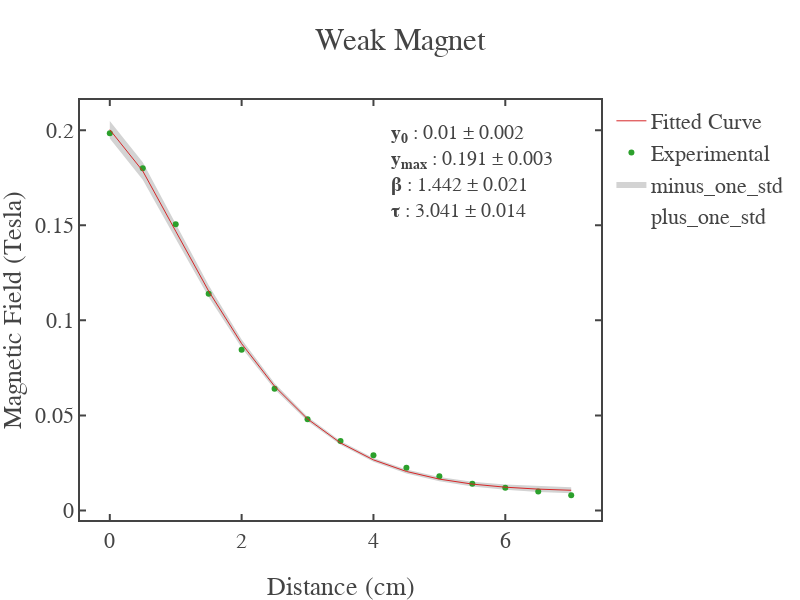

The code cell stored with this chart in its notebook:
### Markdown cell above
### Plots

### Code cell
fig = go.Figure()

fig.add_scatter(x=big_distance,y=Stretched_curveFit(big_distance,*(big_coefficient+big_error_bars)),
                mode='lines',line=dict(width=0.01),name='plus_one_std')
fig.add_scatter(x=big_distance,y=Stretched_curveFit(big_distance,*(big_coefficient-big_error_bars)),
                mode='lines',line=dict(width=0.01),name='minus_one_std',fill='tonexty',fillcolor='rgb(211, 211, 211)')
fig.add_scatter(x=big_distance,y=field_avg,mode='markers',line=dict(width=1),name='Experimental')
fig.add_scatter(x=big_distance,y=fitted_big_field_avg,mode='lines',line=dict(width=1),name='Fitted Curve')
fig.update_layout(template = fig_template,title="Weak Magnet",width=800,height=600)
fig.update_xaxes(title_text = "Distance (cm)"); fig.update_yaxes(title_text = "Magnetic Field (Tesla)")

fig.add_annotation(
    xref="x domain", yref="y domain",align = "left", x=0.95, y=0.95,
    text=f"<b>y<sub>0</sub></b> : {np.round(big_coefficient[0],3)} &plusmn; {np.round(big_error_bars[0],3)}\
    <br><b>y<sub>max</sub></b> : {np.round(big_coefficient[1],3)} &plusmn; {np.round(big_error_bars[1],3)}\
    <br><b>\u03B2</b> : {np.round(big_coefficient[2],3)} &plusmn; {np.round(big_error_bars[2],3)}\
    <br><b>\u03C4</b> : {np.round(big_coefficient[3],3)} &plusmn; {np.round(big_error_bars[3],3)}",
    showarrow=False, font_family="Times New Roman",font_size=20
)

fig.write_html('Weak_Magnet')
fig.show()

### Figure 1 — Plotly figure (JSON) as saved in the notebook; plotly's stock layout.template omitted (floating-point values rounded to 4 significant figures)
{"data": [{"line": {"width": 0.01}, "mode": "lines", "name": "plus_one_std", "type": "scatter", "x": [0, 0.5, 1, 1.5, 2, 2.5, 3, 3.5, 4, 4.5, 5, 5.5, 6, 6.5, 7], "y": [0.2049, 0.1832, 0.1509, 0.1184, 0.08993, 0.06686, 0.04927, 0.03649, 0.02757, 0.02156, 0.01764, 0.01516, 0.01364, 0.01272, 0.01218]}, {"fill": "tonexty", "fillcolor": "rgb(211, 211, 211)", "line": {"width": 0.01}, "mode": "lines", "name": "minus_one_std", "type": "scatter", "x": [0, 0.5, 1, 1.5, 2, 2.5, 3, 3.5, 4, 4.5, 5, 5.5, 6, 6.5, 7], "y": [0.1957, 0.1739, 0.1429, 0.1123, 0.08556, 0.06378, 0.04697, 0.03454, 0.02565, 0.0195, 0.01535, 0.01262, 0.01086, 0.009759, 0.009078]}, {"line": {"width": 1}, "mode": "markers", "name": "Experimental", "type": "scatter", "x": [0, 0.5, 1, 1.5, 2, 2.5, 3, 3.5, 4, 4.5, 5, 5.5, 6, 6.5, 7], "y": [0.1985, 0.18, 0.1505, 0.114, 0.0845, 0.064, 0.048, 0.0365, 0.029, 0.0225, 0.018, 0.014, 0.012, 0.01, 0.008]}, {"line": {"width": 1}, "mode": "lines", "name": "Fitted Curve", "type": "scatter", "x": [0, 0.5, 1, 1.5, 2, 2.5, 3, 3.5, 4, 4.5, 5, 5.5, 6, 6.5, 7], "y": [0.2003, 0.1786, 0.1469, 0.1154, 0.08776, 0.06534, 0.04813, 0.03552, 0.02661, 0.02052, 0.01648, 0.01388, 0.01224, 0.01122, 0.01062]}], "layout": {"annotations": [{"align": "left", "font": {"family": "Times New Roman", "size": 20}, "showarrow": false, "text": "<b>y<sub>0</sub></b> : 0.01 &plusmn; 0.002    <br><b>y<sub>max</sub></b> : 0.191 &plusmn; 0.003    <br><b>β</b> : 1.442 &plusmn; 0.021    <br><b>τ</b> : 3.041 &plusmn; 0.014", "x": 0.95, "xref": "x domain", "y": 0.95, "yref": "y domain"}], "height": 600, "title": {"text": "Weak Magnet"}, "width": 800, "xaxis": {"autorange": true, "range": [-0.4526, 7.453], "title": {"text": "Distance (cm)"}, "type": "linear"}, "yaxis": {"autorange": true, "range": [-0.00502, 0.2159], "title": {"text": "Magnetic Field (Tesla)"}, "type": "linear"}}}
